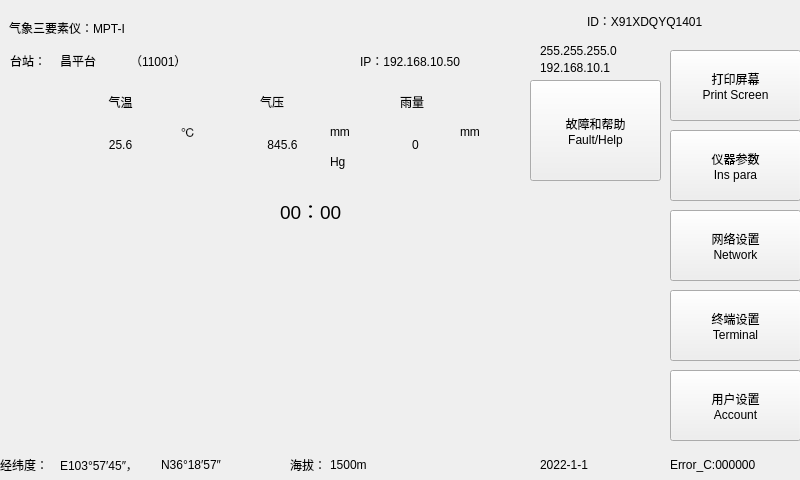
<?xml version="1.0" encoding="UTF-8"?>
<ui version="4.0">
 <class>MainWindow</class>
 <widget class="QMainWindow" name="MainWindow">
  <property name="geometry">
   <rect>
    <x>0</x>
    <y>0</y>
    <width>800</width>
    <height>480</height>
   </rect>
  </property>
  <property name="minimumSize">
   <size>
    <width>800</width>
    <height>0</height>
   </size>
  </property>
  <property name="acceptDrops">
   <bool>false</bool>
  </property>
  <property name="windowTitle">
   <string>MainWindow</string>
  </property>
  <widget class="QWidget" name="centralwidget">
   <widget class="QCustomPlot" name="customPlot" native="true">
    <property name="geometry">
     <rect>
      <x>10</x>
      <y>190</y>
      <width>651</width>
      <height>251</height>
     </rect>
    </property>
    <widget class="QLabel" name="timeLabel">
     <property name="geometry">
      <rect>
       <x>270</x>
       <y>0</y>
       <width>101</width>
       <height>41</height>
      </rect>
     </property>
     <property name="text">
      <string>&lt;html&gt;&lt;head/&gt;&lt;body&gt;&lt;p&gt;&lt;span style=&quot; font-size:14pt;&quot;&gt;00：00&lt;/span&gt;&lt;/p&gt;&lt;/body&gt;&lt;/html&gt;</string>
     </property>
    </widget>
   </widget>
   <widget class="QPushButton" name="faultDiagnosisBtn">
    <property name="geometry">
     <rect>
      <x>530</x>
      <y>80</y>
      <width>131</width>
      <height>101</height>
     </rect>
    </property>
    <property name="text">
     <string>故障和帮助
Fault/Help</string>
    </property>
   </widget>
   <widget class="QPushButton" name="networkSettingBtn">
    <property name="geometry">
     <rect>
      <x>670</x>
      <y>210</y>
      <width>131</width>
      <height>71</height>
     </rect>
    </property>
    <property name="text">
     <string>网络设置
Network</string>
    </property>
   </widget>
   <widget class="QLabel" name="netmaskLabel">
    <property name="geometry">
     <rect>
      <x>540</x>
      <y>40</y>
      <width>141</width>
      <height>21</height>
     </rect>
    </property>
    <property name="text">
     <string>255.255.255.0</string>
    </property>
   </widget>
   <widget class="QLabel" name="gatewayLabel">
    <property name="geometry">
     <rect>
      <x>540</x>
      <y>60</y>
      <width>141</width>
      <height>16</height>
     </rect>
    </property>
    <property name="text">
     <string>192.168.10.1</string>
    </property>
   </widget>
   <widget class="QPushButton" name="userSettingBtn">
    <property name="geometry">
     <rect>
      <x>670</x>
      <y>370</y>
      <width>131</width>
      <height>71</height>
     </rect>
    </property>
    <property name="text">
     <string>用户设置
Account</string>
    </property>
   </widget>
   <widget class="QPushButton" name="terminalsettingBtn">
    <property name="geometry">
     <rect>
      <x>670</x>
      <y>130</y>
      <width>131</width>
      <height>71</height>
     </rect>
    </property>
    <property name="text">
     <string>仪器参数
Ins para</string>
    </property>
   </widget>
   <widget class="QPushButton" name="pushButton_printf">
    <property name="geometry">
     <rect>
      <x>670</x>
      <y>50</y>
      <width>131</width>
      <height>71</height>
     </rect>
    </property>
    <property name="text">
     <string>打印屏幕
Print Screen</string>
    </property>
   </widget>
   <widget class="QPushButton" name="instrumentSettingBtn">
    <property name="geometry">
     <rect>
      <x>670</x>
      <y>290</y>
      <width>131</width>
      <height>71</height>
     </rect>
    </property>
    <property name="text">
     <string>终端设置
Terminal</string>
    </property>
   </widget>
   <widget class="QWidget" name="widget" native="true">
    <property name="geometry">
     <rect>
      <x>-1</x>
      <y>0</y>
      <width>801</width>
      <height>41</height>
     </rect>
    </property>
    <widget class="QLabel" name="label_INSNAME">
     <property name="geometry">
      <rect>
       <x>10</x>
       <y>8</y>
       <width>431</width>
       <height>41</height>
      </rect>
     </property>
     <property name="text">
      <string>&lt;html&gt;&lt;head/&gt;&lt;body&gt;&lt;p&gt;气象三要素仪：MPT-I&lt;/p&gt;&lt;/body&gt;&lt;/html&gt;</string>
     </property>
    </widget>
    <widget class="QLabel" name="IDLabel">
     <property name="geometry">
      <rect>
       <x>588</x>
       <y>0</y>
       <width>231</width>
       <height>41</height>
      </rect>
     </property>
     <property name="text">
      <string>ID：X91XDQYQ1401</string>
     </property>
    </widget>
   </widget>
   <widget class="QWidget" name="widget_2" native="true">
    <property name="geometry">
     <rect>
      <x>10</x>
      <y>79</y>
      <width>511</width>
      <height>101</height>
     </rect>
    </property>
    <widget class="QLabel" name="label">
     <property name="geometry">
      <rect>
       <x>227</x>
       <y>40</y>
       <width>91</width>
       <height>51</height>
      </rect>
     </property>
     <property name="text">
      <string>845.6</string>
     </property>
     <property name="alignment">
      <set>Qt::AlignCenter</set>
     </property>
    </widget>
    <widget class="QLabel" name="label_3">
     <property name="geometry">
      <rect>
       <x>360</x>
       <y>40</y>
       <width>91</width>
       <height>51</height>
      </rect>
     </property>
     <property name="text">
      <string>0</string>
     </property>
     <property name="alignment">
      <set>Qt::AlignCenter</set>
     </property>
    </widget>
    <widget class="QLabel" name="label_4">
     <property name="geometry">
      <rect>
       <x>40</x>
       <y>10</y>
       <width>141</width>
       <height>25</height>
      </rect>
     </property>
     <property name="text">
      <string>气温</string>
     </property>
     <property name="alignment">
      <set>Qt::AlignCenter</set>
     </property>
    </widget>
    <widget class="QLabel" name="label_5">
     <property name="geometry">
      <rect>
       <x>250</x>
       <y>10</y>
       <width>51</width>
       <height>25</height>
      </rect>
     </property>
     <property name="text">
      <string>气压</string>
     </property>
    </widget>
    <widget class="QLabel" name="label_6">
     <property name="geometry">
      <rect>
       <x>390</x>
       <y>10</y>
       <width>51</width>
       <height>25</height>
      </rect>
     </property>
     <property name="text">
      <string>雨量</string>
     </property>
    </widget>
    <widget class="QLabel" name="label_7">
     <property name="geometry">
      <rect>
       <x>171</x>
       <y>40</y>
       <width>51</width>
       <height>25</height>
      </rect>
     </property>
     <property name="text">
      <string>℃</string>
     </property>
    </widget>
    <widget class="QLabel" name="label_8">
     <property name="geometry">
      <rect>
       <x>320</x>
       <y>40</y>
       <width>31</width>
       <height>25</height>
      </rect>
     </property>
     <property name="text">
      <string>mm</string>
     </property>
    </widget>
    <widget class="QLabel" name="label_9">
     <property name="geometry">
      <rect>
       <x>450</x>
       <y>40</y>
       <width>51</width>
       <height>25</height>
      </rect>
     </property>
     <property name="text">
      <string>mm</string>
     </property>
    </widget>
    <widget class="QLabel" name="label_14">
     <property name="geometry">
      <rect>
       <x>65</x>
       <y>40</y>
       <width>91</width>
       <height>51</height>
      </rect>
     </property>
     <property name="text">
      <string>25.6</string>
     </property>
     <property name="alignment">
      <set>Qt::AlignCenter</set>
     </property>
    </widget>
    <widget class="QLabel" name="label_15">
     <property name="geometry">
      <rect>
       <x>180</x>
       <y>10</y>
       <width>21</width>
       <height>21</height>
      </rect>
     </property>
     <property name="styleSheet">
      <string notr="true"/>
     </property>
    </widget>
    <widget class="QLabel" name="label_16">
     <property name="geometry">
      <rect>
       <x>310</x>
       <y>10</y>
       <width>21</width>
       <height>21</height>
      </rect>
     </property>
     <property name="styleSheet">
      <string notr="true"/>
     </property>
    </widget>
    <widget class="QLabel" name="label_17">
     <property name="geometry">
      <rect>
       <x>440</x>
       <y>10</y>
       <width>21</width>
       <height>21</height>
      </rect>
     </property>
     <property name="styleSheet">
      <string notr="true"/>
     </property>
    </widget>
    <widget class="QLabel" name="label_18">
     <property name="geometry">
      <rect>
       <x>320</x>
       <y>70</y>
       <width>31</width>
       <height>25</height>
      </rect>
     </property>
     <property name="text">
      <string>Hg</string>
     </property>
    </widget>
   </widget>
   <widget class="QWidget" name="widget_3" native="true">
    <property name="geometry">
     <rect>
      <x>0</x>
      <y>449</y>
      <width>801</width>
      <height>31</height>
     </rect>
    </property>
    <widget class="QLabel" name="longitudeLabel">
     <property name="geometry">
      <rect>
       <x>60</x>
       <y>0</y>
       <width>101</width>
       <height>31</height>
      </rect>
     </property>
     <property name="text">
      <string>E103°57′45″，</string>
     </property>
    </widget>
    <widget class="QLabel" name="altitudeLabel">
     <property name="geometry">
      <rect>
       <x>330</x>
       <y>0</y>
       <width>101</width>
       <height>31</height>
      </rect>
     </property>
     <property name="text">
      <string>1500m</string>
     </property>
    </widget>
    <widget class="QLabel" name="label_11">
     <property name="geometry">
      <rect>
       <x>670</x>
       <y>0</y>
       <width>181</width>
       <height>31</height>
      </rect>
     </property>
     <property name="text">
      <string>Error_C:000000</string>
     </property>
    </widget>
    <widget class="QLabel" name="label_12">
     <property name="geometry">
      <rect>
       <x>0</x>
       <y>0</y>
       <width>51</width>
       <height>31</height>
      </rect>
     </property>
     <property name="text">
      <string>经纬度：</string>
     </property>
    </widget>
    <widget class="QLabel" name="label_13">
     <property name="geometry">
      <rect>
       <x>290</x>
       <y>0</y>
       <width>41</width>
       <height>31</height>
      </rect>
     </property>
     <property name="text">
      <string>海拔：</string>
     </property>
    </widget>
    <widget class="QLabel" name="dateLabel">
     <property name="geometry">
      <rect>
       <x>540</x>
       <y>0</y>
       <width>111</width>
       <height>31</height>
      </rect>
     </property>
     <property name="text">
      <string>2022-1-1</string>
     </property>
    </widget>
    <widget class="QLabel" name="latitudeLabel">
     <property name="geometry">
      <rect>
       <x>161</x>
       <y>0</y>
       <width>111</width>
       <height>31</height>
      </rect>
     </property>
     <property name="text">
      <string>N36°18′57″</string>
     </property>
    </widget>
    <zorder>label_12</zorder>
    <zorder>altitudeLabel</zorder>
    <zorder>label_11</zorder>
    <zorder>label_13</zorder>
    <zorder>dateLabel</zorder>
    <zorder>latitudeLabel</zorder>
    <zorder>longitudeLabel</zorder>
   </widget>
   <widget class="QLabel" name="label_10">
    <property name="geometry">
     <rect>
      <x>10</x>
      <y>50</y>
      <width>66</width>
      <height>21</height>
     </rect>
    </property>
    <property name="text">
     <string>台站：</string>
    </property>
   </widget>
   <widget class="QLabel" name="stationLabel">
    <property name="geometry">
     <rect>
      <x>60</x>
      <y>50</y>
      <width>71</width>
      <height>21</height>
     </rect>
    </property>
    <property name="text">
     <string>昌平台</string>
    </property>
   </widget>
   <widget class="QLabel" name="IPLabel">
    <property name="geometry">
     <rect>
      <x>360</x>
      <y>50</y>
      <width>182</width>
      <height>21</height>
     </rect>
    </property>
    <property name="text">
     <string>IP：192.168.10.50</string>
    </property>
   </widget>
   <widget class="QLabel" name="codeLabel">
    <property name="geometry">
     <rect>
      <x>130</x>
      <y>50</y>
      <width>91</width>
      <height>21</height>
     </rect>
    </property>
    <property name="text">
     <string>（11001）</string>
    </property>
   </widget>
  </widget>
 </widget>
 <customwidgets>
  <customwidget>
   <class>QCustomPlot</class>
   <extends>QWidget</extends>
   <header location="global">qcustomplot.h</header>
   <container>1</container>
  </customwidget>
 </customwidgets>
 <resources/>
 <connections/>
</ui>
